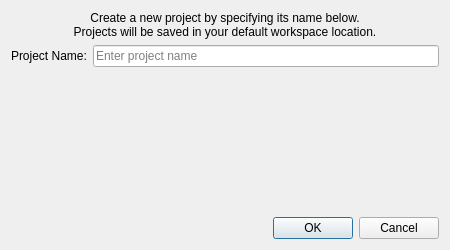
<?xml version="1.0" encoding="UTF-8"?>
<ui version="4.0">
 <class>CreateProjectDialogBase</class>
 <widget class="QDialog" name="CreateProjectDialogBase">
  <property name="geometry">
   <rect>
    <x>0</x>
    <y>0</y>
    <width>450</width>
    <height>250</height>
   </rect>
  </property>
  <property name="windowTitle">
   <string>MapHub: Create New Project</string>
  </property>
  <layout class="QVBoxLayout" name="verticalLayout">
   <item>
    <widget class="QLabel" name="label_info">
     <property name="text">
      <string>Create a new project by specifying its name below.
Projects will be saved in your default workspace location.</string>
     </property>
     <property name="alignment">
      <set>Qt::AlignCenter</set>
     </property>
     <property name="wordWrap">
      <bool>true</bool>
     </property>
    </widget>
   </item>
   <item>
    <layout class="QHBoxLayout" name="horizontalLayout">
     <item>
      <widget class="QLabel" name="label_projectName">
       <property name="text">
        <string>Project Name:</string>
       </property>
      </widget>
     </item>
     <item>
      <widget class="QLineEdit" name="lineEdit_projectName">
       <property name="placeholderText">
        <string>Enter project name</string>
       </property>
      </widget>
     </item>
    </layout>
   </item>
   <item>
    <spacer name="verticalSpacer">
     <property name="orientation">
      <enum>Qt::Vertical</enum>
     </property>
     <property name="sizeHint" stdset="0">
      <size>
       <width>20</width>
       <height>40</height>
      </size>
     </property>
    </spacer>
   </item>
   <item>
    <widget class="QDialogButtonBox" name="button_box">
     <property name="orientation">
      <enum>Qt::Horizontal</enum>
     </property>
     <property name="standardButtons">
      <set>QDialogButtonBox::Cancel|QDialogButtonBox::Ok</set>
     </property>
    </widget>
   </item>
  </layout>
 </widget>
 <resources/>
 <connections>
  <connection>
   <sender>button_box</sender>
   <signal>accepted()</signal>
   <receiver>CreateProjectDialogBase</receiver>
   <slot>accept()</slot>
   <hints>
    <hint type="sourcelabel">
     <x>248</x>
     <y>254</y>
    </hint>
    <hint type="destinationlabel">
     <x>157</x>
     <y>274</y>
    </hint>
   </hints>
  </connection>
  <connection>
   <sender>button_box</sender>
   <signal>rejected()</signal>
   <receiver>CreateProjectDialogBase</receiver>
   <slot>reject()</slot>
   <hints>
    <hint type="sourcelabel">
     <x>316</x>
     <y>260</y>
    </hint>
    <hint type="destinationlabel">
     <x>286</x>
     <y>274</y>
    </hint>
   </hints>
  </connection>
 </connections>
</ui>
